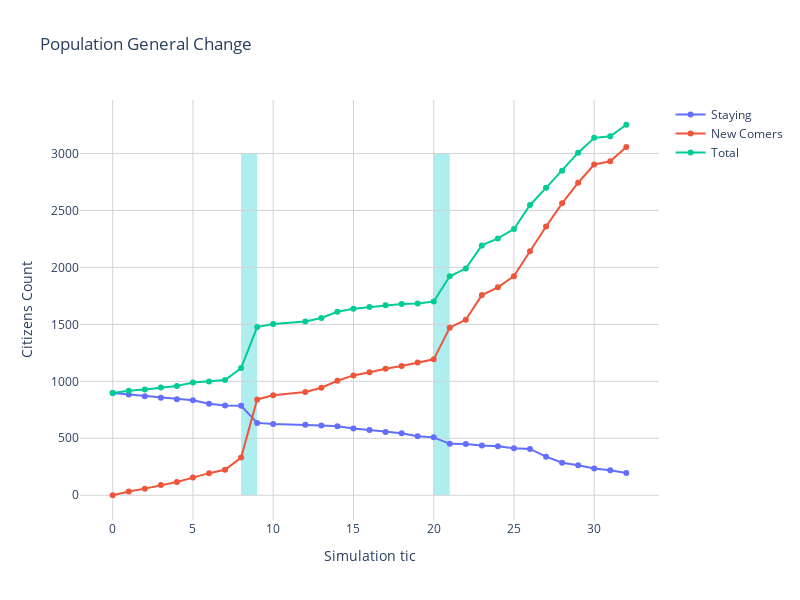

Notebook source saved alongside this figure:
### Code cell
fig = go.Figure()
fig.add_trace(go.Scatter(
    x=firstGraph['tic'],
    y=firstGraph['Staying'],
    mode="lines+markers",
    name="Staying"
))
fig.add_trace(go.Scatter(
    x=firstGraph['tic'],
    y=firstGraph['New Comers'],
    mode="lines+markers",
    name="New Comers"
))

fig.add_trace(go.Scatter(
    x=firstGraph['tic'],
    y=firstGraph['Total Citizens'],
    mode="lines+markers",
    name="Total"
))



fig.add_shape(type="rect",
    x0=8, y0=0,
    x1=9, y1=3000,
    line=dict(
        color="LightSeaGreen",
        width=0,
    ),layer='below',
    fillcolor="PaleTurquoise",
)

fig.add_shape(type="rect",
    x0=20, y0=0,
    x1=21, y1=3000,
    line=dict(
        color="LightSeaGreen",
        width=0,
    ),layer='below',
    fillcolor="PaleTurquoise",visible=True
)
fig.update_layout(width=800,height=600, title='Population General Change')
fig.update_yaxes(title='Citizens Count',gridwidth=1, gridcolor=gridBG,zerolinewidth=1,zerolinecolor='lightgrey')
fig.update_xaxes(title='Simulation tic',gridwidth=1, gridcolor=gridBG,zerolinewidth=1,zerolinecolor='lightgrey')
fig.update_layout(showlegend=True,plot_bgcolor='rgba(0,0,0,0)')
fig.show()

### Figure 1 — Plotly figure (JSON) as saved in the notebook; plotly's stock layout.template omitted (floating-point values rounded to 4 significant figures)
{"data": [{"mode": "lines+markers", "name": "Staying", "type": "scatter", "x": [0, 1, 2, 3, 4, 5, 6, 7, 8, 9, 10, 12, 13, 14, 15, 16, 17, 18, 19, 20, 21, 22, 23, 24, 25, 26, 27, 28, 29, 30, 31, 32], "y": [897, 885, 870, 855, 843, 834, 804, 788, 785, 635, 625, 619, 612, 605, 585, 573, 556, 544, 518, 508, 451, 449, 436, 429, 413, 407, 339, 286, 264, 234, 219, 195]}, {"mode": "lines+markers", "name": "New Comers", "type": "scatter", "x": [0, 1, 2, 3, 4, 5, 6, 7, 8, 9, 10, 12, 13, 14, 15, 16, 17, 18, 19, 20, 21, 22, 23, 24, 25, 26, 27, 28, 29, 30, 31, 32], "y": [0, 33, 58, 90, 116, 155, 194, 224, 331, 841, 878, 906, 944, 1005, 1052, 1079, 1111, 1134, 1165, 1193, 1471, 1541, 1757, 1825, 1923, 2141, 2359, 2562, 2743, 2903, 2932, 3057]}, {"mode": "lines+markers", "name": "Total", "type": "scatter", "x": [0, 1, 2, 3, 4, 5, 6, 7, 8, 9, 10, 12, 13, 14, 15, 16, 17, 18, 19, 20, 21, 22, 23, 24, 25, 26, 27, 28, 29, 30, 31, 32], "y": [897, 918, 928, 945, 959, 989, 998, 1012, 1116, 1476, 1503, 1525, 1556, 1610, 1637, 1652, 1667, 1678, 1683, 1701, 1922, 1990, 2193, 2254, 2336, 2548, 2698, 2848, 3007, 3137, 3151, 3252]}], "layout": {"height": 600, "plot_bgcolor": "rgba(0, 0, 0, 0)", "shapes": [{"fillcolor": "PaleTurquoise", "layer": "below", "line": {"color": "LightSeaGreen", "width": 0}, "type": "rect", "x0": 8, "x1": 9, "y0": 0, "y1": 3000}, {"fillcolor": "PaleTurquoise", "layer": "below", "line": {"color": "LightSeaGreen", "width": 0}, "type": "rect", "visible": true, "x0": 20, "x1": 21, "y0": 0, "y1": 3000}], "showlegend": true, "title": {"text": "Population General Change"}, "width": 800, "xaxis": {"autorange": true, "gridcolor": "lightgrey", "gridwidth": 1, "range": [-2.039, 34.04], "title": {"text": "Simulation tic"}, "type": "linear", "zerolinecolor": "lightgrey", "zerolinewidth": 1}, "yaxis": {"autorange": true, "gridcolor": "lightgrey", "gridwidth": 1, "range": [-217.2, 3469.0], "title": {"text": "Citizens Count"}, "type": "linear", "zerolinecolor": "lightgrey", "zerolinewidth": 1}}}
